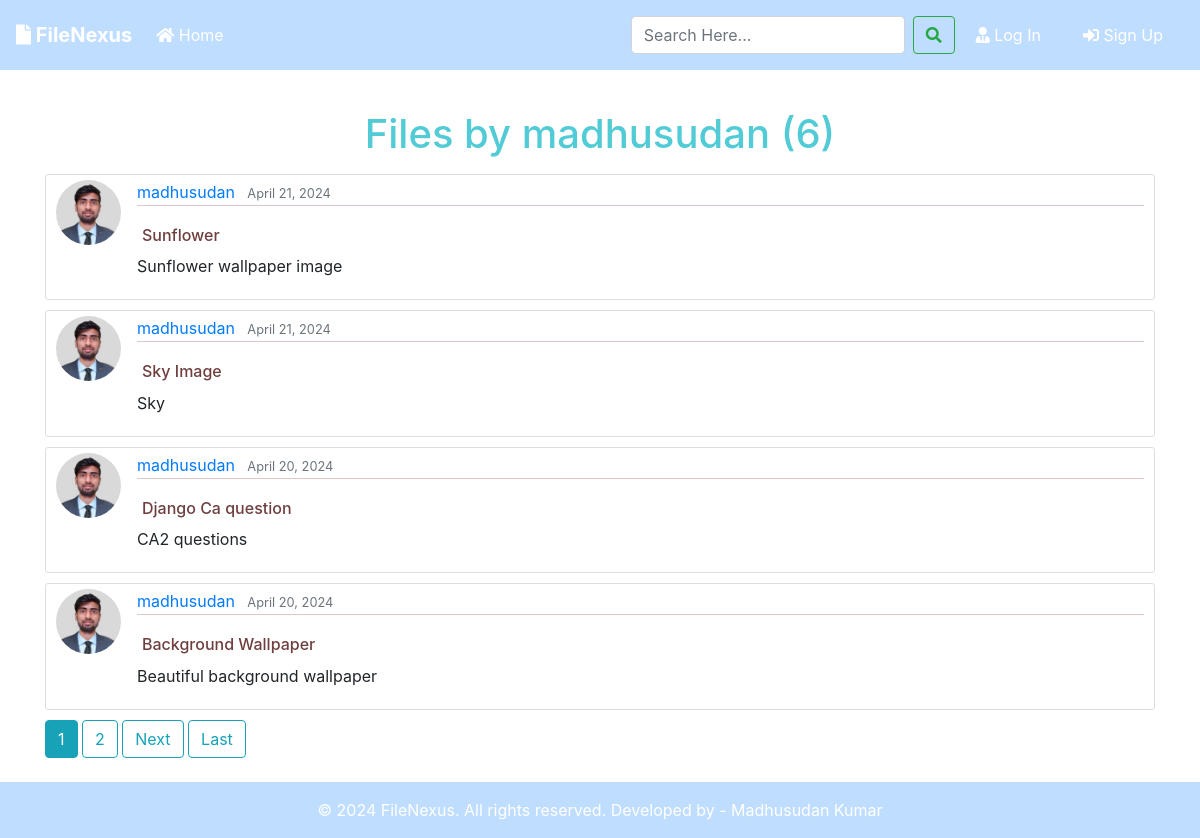
Page /user/madhusudan on the committed database.
### blog/models.py (models this page shows, shortened)
class Post(models.Model):
	title = models.CharField(max_length=100)
	file = models.FileField(null=True,blank=True,upload_to='Files')
	content = models.TextField()
	date_posted = models.DateTimeField(default=timezone.now)
	author = models.ForeignKey(User, on_delete=models.CASCADE)
	downloadable = models.BooleanField(default=True)

### users/models.py (models this page shows, shortened)
class Profile(models.Model):
    user = models.OneToOneField(User, on_delete=models.CASCADE)
    image = models.ImageField(default='default.jpg', upload_to='profile_pics')

### blog/views.py (the view)
# urls.py: path('user/<str:username>', UserPostListView.as_view(), name='user-posts'),
class UserPostListView(ListView):
    model = Post
    template_name = 'blog/user_posts.html'  # <app>/<model>_<viewtype>.html
    context_object_name = 'posts'
    paginate_by = 4
    def get_queryset(self):
        user = get_object_or_404(User, username=self.kwargs.get('username'))
        return Post.objects.filter(author=user).order_by('-date_posted')

### blog/templates/blog/user_posts.html (shortened to what this page needs)
{% extends "blog/base.html" %}
{% block content %}
    <h1 class="mb-3">Files by {{ view.kwargs.username }} ({{ page_obj.paginator.count }})</h1>
    {% for post in posts %}
        <article class="media content-section">
          <img class="rounded-circle article-img" src="{{ post.author.profile.image.url }}">
          <div class="media-body">
            <div class="article-metadata">
              <a class="mr-2" href="{% url 'user-posts' post.author.username %}">{{ post.author }}</a>
              <small class="text-muted">{{ post.date_posted|date:"F d, Y" }}</small>
            </div>
            <h2><a class="article-title" href="{% url 'post-detail' post.id %}">{{ post.title }}</a></h2>
            <p class="article-content">{{ post.content }}</p>
          </div>
        </article>
    {% endfor %}
    {% if is_paginated %}
      {% for num in page_obj.paginator.page_range %}
        {% if page_obj.number == num %}
          <a class="btn btn-info mb-4" href="?page={{ num }}">{{ num }}</a>
        {% elif num > page_obj.number|add:'-3' and num < page_obj.number|add:'3' %}
          <a class="btn btn-outline-info mb-4" href="?page={{ num }}">{{ num }}</a>
        {% endif %}
      {% endfor %}
      {% if page_obj.has_next %}
        <a class="btn btn-outline-info mb-4" href="?page={{ page_obj.next_page_number }}">Next</a>
        <a class="btn btn-outline-info mb-4" href="?page={{ page_obj.paginator.num_pages }}">Last</a>
      {% endif %}
    {% endif %}
{% endblock content %}

### blog/static/blog/main.css (style rules this page uses)
html { height: 100%; }
body { background-image: url('https://images.unsplash.com/photo-1502790671504-542ad42d5189?q=80&w=1770&auto=format&fit=crop&ixlib=rb-4.0.3&ixid=M3wxMjA3fDB8MHxwaG90by1wYWdlfHx8fGVufDB8fHx8fA%3D%3D'); background-size: cover; background-position: center; background-repeat: no-repeat; background-attachment: fixed; display: flex; flex-direction: column; min-height: 100vh; margin: 0; }
h2, h3, h4, h5, h6 { color: #58c5cf; margin: 5px; }
h1 { color: #51cbd6; margin: 20px; text-align: center; }
.content-section { background: #ffffff; padding: 5px 10px; border: 1px solid #dddddd; border-radius: 3px; margin-bottom: 10px; }
.article-title { color: #6f3f3f; font-size: medium; }
.article-content { white-space: pre-line; }
.article-img { height: 65px; width: 65px; margin-right: 16px; }
.article-metadata { padding-bottom: 1px; margin-bottom: 4px; border-bottom: 1px solid #e1c8c8 }

### rows in the picture
Post: author.profile.image (picture), author "madhusudan", date_posted "April 21, 2024", title "Sunflower", content "Sunflower wallpaper image"
Post: author.profile.image (picture), author "madhusudan", date_posted "April 21, 2024", title "Sky Image", content "Sky"
Post: author.profile.image (picture), author "madhusudan", date_posted "April 20, 2024", title "Django Ca question", content "CA2 questions"
Post: author.profile.image (picture), author "madhusudan", date_posted "April 20, 2024", title "Background Wallpaper", content "Beautiful background wallpaper"

### other values in the picture
{{ view.kwargs.username }} "madhusudan"
{{ page_obj.paginator.count }} "6"
{{ num }} "1"
{{ num }} "2"
